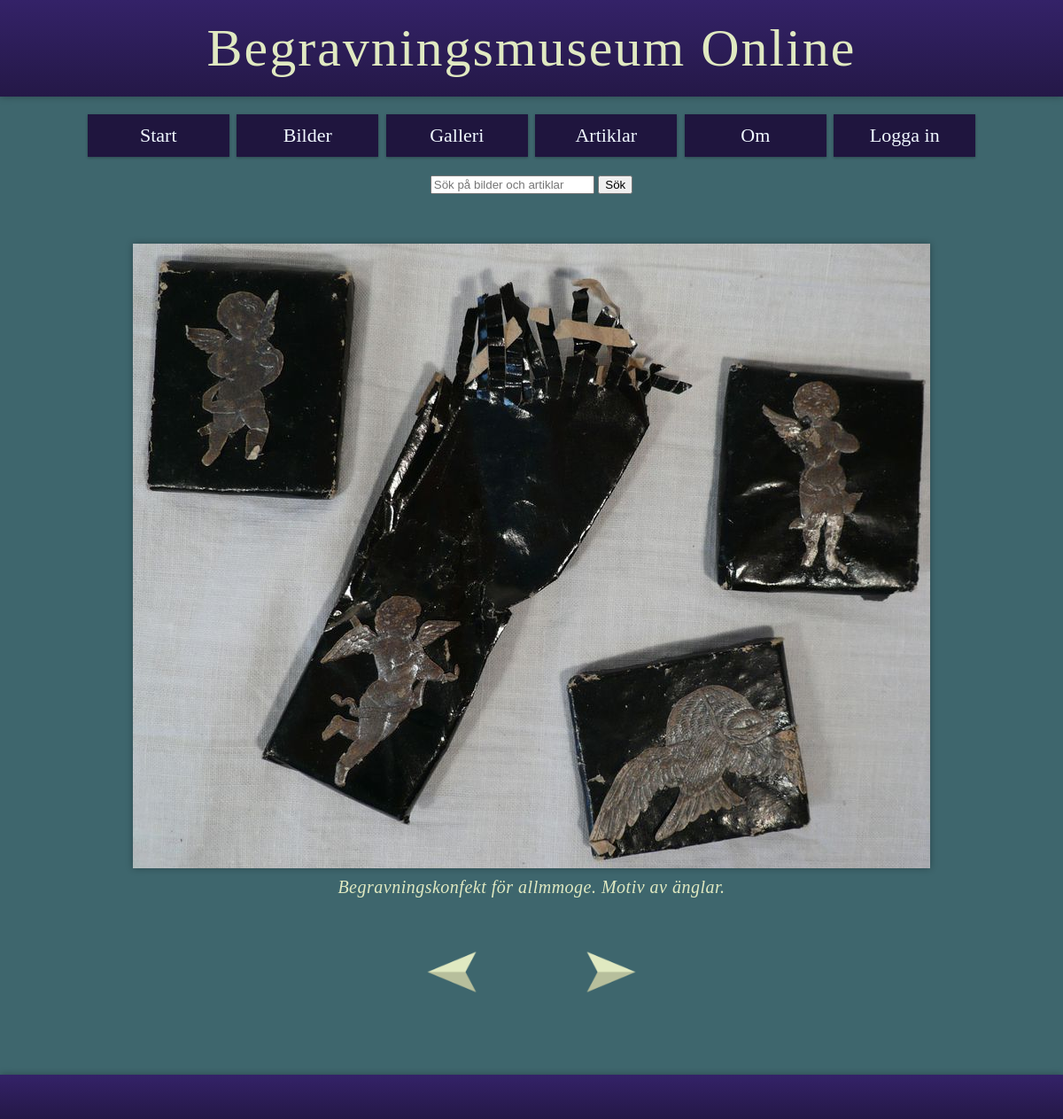
Page /stor-vy-bilder.php on the committed database.
### tables this page shows
CREATE TABLE Object
		(
			id INTEGER PRIMARY KEY  NOT NULL  UNIQUE, 
			title TEXT, 
			category TEXT, 
			text TEXT,
			image TEXT,
			owner TEXT
		);

### src/functions.php (called while the page is built, shortened)
<?php
function findTemplateFile(string $tpl): string
{
    $viewPath = __DIR__ . "/../view";
    $files = [
        $tpl,
        "$viewPath/$tpl",
        "$viewPath/$tpl.php",
    ];
    foreach ($files as $file) {
        if (is_readable($file)) {
            return $file;
        }
    }
    throw new Exception(
        "The template file '$tpl' does not exists or is not readable in"
            . " any way I know of. I even tried the paths '$viewPath/$tpl' and"
            . " '$viewPath/$tpl.php'."
    );
}
function render(string $tpl, array $data = []): void
{
    $file = findTemplateFile($tpl);
    extract($data);
    require $file;
}
function renderToString(string $tpl, array $data = []): string
{
    render($tpl, $data);
    $html = ob_get_contents();
    return $html ? $html : "";
}
function connectToDatabase(string $dsn): object
{
    try {
        $db = new PDO($dsn);
        $db->setAttribute(PDO::ATTR_ERRMODE, PDO::ERRMODE_EXCEPTION);
        $db->setAttribute(PDO::ATTR_DEFAULT_FETCH_MODE, PDO::FETCH_ASSOC);
    } catch (PDOException $e) {
        echo "Failed to connect to the database using DSN:<br>'$dsn'<br>";
        throw $e;
    }
    return $db;
}
function rowsInTable(string $tableName): int
{
    $dsn = "sqlite:../db/bmo.sqlite";
    $db = connectToDatabase($dsn);
    $sql = <<<EOD
    SELECT
        *
    FROM $tableName
    ;
    EOD;
    $stmt = $db->prepare($sql);
    $stmt->execute();
    $res = $stmt->fetchAll();
    return count($res);
}

### view/db-obj-extract-big.php (the view)
<?php
$id = $id ?? null;
$subfolder = $subfolder ?? null;
$next = $next ?? null;
if (!$id) {
    die("Något gick fel när sidan försökte hämtas.");
} else {
    $dsn = "sqlite:../db/bmo.sqlite";
    $db = connectToDatabase($dsn);
    $sql = <<<EOD
    SELECT
        *
    FROM Object
    WHERE
        id = ?
    ;
    EOD;
    $stmt = $db->prepare($sql);
    $args = [$id];
    $stmt->execute($args);
    $res = $stmt->fetch();
}
?>
<figure>
    <a class = "no-underline" href="../public/stor-vy-bilder.php?id=<?= $next ?>">
        <img id=<?= $res["id"] ?> src="../public/img/<?= $subfolder ?>/<?= $res["image"] ?>" alt="<?= $res["title"] ?>">
        <figcaption>
            <?= $res["text"] ?>
        </figcaption>
    </a>
</figure>

### public/css/base.css (style rules this page uses)
html { box-sizing: border-box; background-color: #3e666d; }
*, *::before, *::after { box-sizing: inherit; }
body { overflow-y: scroll; font-size: 18px; margin: 0px auto; }
.no-underline { text-decoration: none; }

### public/css/figure.css (style rules this page uses)
img { max-width: 100%; display: block; margin: auto; box-shadow: 0px 0px 8px rgba(0, 0, 0, 0.3); }
figure { padding: 20px; }
figcaption { font-style: italic; padding-top: 0.5em; text-align: center; color: #e0e9C1; letter-spacing: 0.5px; font-size: 20px; }

### rows in the picture
object: image (picture), text "Begravningskonfekt för allmmoge. Motiv av änglar."

### other values in the picture
$key "Start"
$key "Bilder"
$key "Galleri"
$key "Artiklar"
$key "Om"
$key "Logga in"
